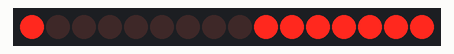
The sketch below on a simulated ESP32. Shown: 16 shift-register outputs drawn as a row of LEDs (first output left, lit = HIGH). Wiring (inferred from the names in the program): 2 × shift register (74HC595): data GPIO 12; shift clock GPIO 14; latch GPIO 13. Wiring (inferred from the signals the program sends): row of LEDs: on Q0, Q1, Q2, Q3, Q4, Q5, Q6, Q7, Q8, Q9, Q10, Q11, Q12, Q13, Q14, Q15. What the sketch prints to the serial monitor is not drawn.

Above: at 0.2 s.
At 1.2 s:
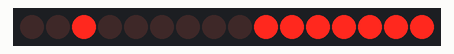
At 2.7 s:
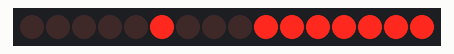
At 5.7 s:
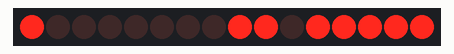
At 8.2 s:
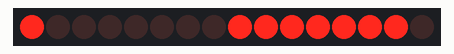
At 11.2 s:
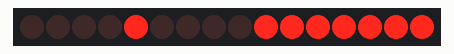
Timing chart, 0 to 11.7 s (numbered marks = the images above):
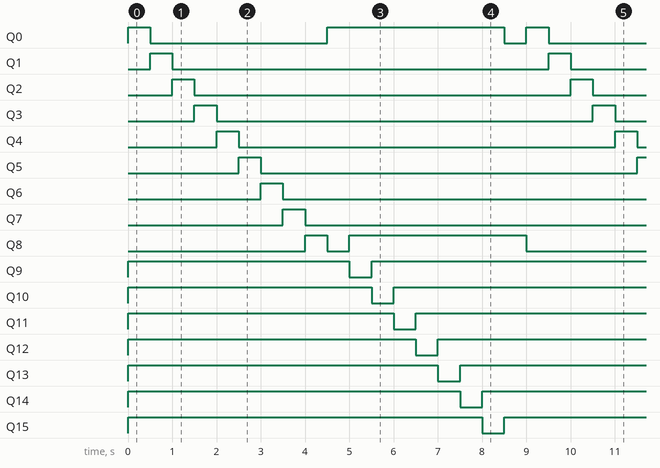

The sketch:

016-23b_shift_register__LED_matrix__build_r1.ino
```cpp
/**********************************************************************
* Filename    : 016-23b_shift_register__LED_matrix__build_r1
* Description : Using shift register component (74HC595) and a
* LED matrix component to blink more LEDs. (all rows)
* Auther      : Alternatives Solutions
* Modification: 2026/03/01
**********************************************************************/

#define PIN_LATCH       13    //ESP32 pin 13 connected to 595 Latch(pin12)
#define PIN_DATA        12    //ESP32 pin 12 connected to 595 DS(pin14)
#define PIN_CLOCK       14    //ESP32 pin 14 connected to 595 Clock(pin11)

#define DELAY_TIME      500
#define DEBUG           false

// the setup function runs once when you press reset or power the board
void setup() {
  pinMode(PIN_LATCH, OUTPUT);
  pinMode(PIN_CLOCK, OUTPUT);
  pinMode(PIN_DATA, OUTPUT);

  Serial.begin(115200);
  Serial.println("\nESP32 Wrover initialization completed!");
//  Serial.println("Ready to handle data...\n");
}

// the loop function runs over and over again forever
void loop() {
  //Manage ROWs HERE
  // --- [TURN ON] COL 1, ROW 1---
  digitalWrite(PIN_LATCH, LOW);
  // First 8 bits go to IC2 (Columns)
  // 0xFE is 11111110 in binary (Only Q0 is LOW/Ground)
  shiftOut(PIN_DATA, PIN_CLOCK, MSBFIRST, 0xFE);
  // Next 8 bits stay in IC1 (Rows)
  // 0x01 is 00000001 in binary (Only Q0 is HIGH/Power)
  shiftOut(PIN_DATA, PIN_CLOCK, MSBFIRST, 0x01);
  digitalWrite(PIN_LATCH, HIGH);
  delay(DELAY_TIME);

  // --- [TURN ON] COL 1, ROW 2---
  writeTo74HC595s(MSBFIRST, 0xFE, 0x02);

  // --- [TURN ON] COL 1, ROW 3---
  writeTo74HC595s(MSBFIRST, 0xFE, 0x04);

  // --- [TURN ON] COL 1, ROW 4---
  writeTo74HC595s(MSBFIRST, 0xFE, 0x08);

  // --- [TURN ON] COL 1, ROW 5---
  writeTo74HC595s(MSBFIRST, 0xFE, 0x10);

  // --- [TURN ON] COL 1, ROW 6---
  writeTo74HC595s(MSBFIRST, 0xFE, 0x20);

  // --- [TURN ON] COL 1, ROW 7---
  writeTo74HC595s(MSBFIRST, 0xFE, 0x40);

  // --- [TURN ON] COL 1, ROW 8---
  writeTo74HC595s(MSBFIRST, 0xFE, 0x80);

  // --- TURN OFF ---
  // All Columns inactive (HIGH) 0xFF
  // All Rows inactive (LOW)     0x00
  writeTo74HC595s(MSBFIRST, 0xFF, 0x00);

  //manage COLUMNs HERE
  // --- [TURN ON] COL 1, ROW 1---
  digitalWrite(PIN_LATCH, LOW);
  // First 8 bits go to IC2 (Columns)
  // 0xFE is 11111110 in binary (Only Q0 is LOW/Ground)
  shiftOut(PIN_DATA, PIN_CLOCK, MSBFIRST, 0xFE);
  // Next 8 bits stay in IC1 (Rows)
  // 0x01 is 00000001 in binary (Only Q0 is HIGH/Power)
  shiftOut(PIN_DATA, PIN_CLOCK, MSBFIRST, 0x01);
  digitalWrite(PIN_LATCH, HIGH);
  delay(DELAY_TIME);

  // --- [TURN ON] COL 2, ROW 1---
  // First 8 bits go to IC2 (Columns)
  // 0xFD is 11111101 in binary (Only Q1 is LOW/Ground)
  // Next 8 bits stay in IC1 (Rows)
  // 0x01 is 00000001 in binary (Only Q0 is HIGH/Power)
  writeTo74HC595s(MSBFIRST, 0xFD, 0x01);

  // --- [TURN ON] COL 3, ROW 1---
  writeTo74HC595s(MSBFIRST, 0xFB, 0x01);

  // --- [TURN ON] COL 4, ROW 1---
  writeTo74HC595s(MSBFIRST, 0xF7, 0x01);

  // --- [TURN ON] COL 5, ROW 1---
  writeTo74HC595s(MSBFIRST, 0xEF, 0x01);

  // --- [TURN ON] COL 6, ROW 1---
  writeTo74HC595s(MSBFIRST, 0xDF, 0x01);

  // --- [TURN ON] COL 7, ROW 1---
  writeTo74HC595s(MSBFIRST, 0xBF, 0x01);

  // --- [TURN ON] COL 8, ROW 1---
  writeTo74HC595s(MSBFIRST, 0x7F, 0x01);

  // --- TURN OFF ---
  writeTo74HC595s(MSBFIRST, 0xFF, 0x00);
}


void writeTo74HC595s(int order, byte dataElt1, byte dataElt2) {
  //Output LOW level to latch pin
  digitalWrite(PIN_LATCH, LOW);

  if (DEBUG) {
    Serial.print("Sending Binary1: ");
    Serial.print(dataElt1, BIN);
    Serial.print("\n");
  }
  //send serial data to 74HC595 IC1
  shiftOut(PIN_DATA, PIN_CLOCK, order, dataElt1);

  if (DEBUG) {
    Serial.print("Sending Binary2: ");
    Serial.print(dataElt2, BIN);
    Serial.print("\n");
  }
  //send serial data to 74HC595 IC2
  shiftOut(PIN_DATA, PIN_CLOCK, order, dataElt2);
  //Output high level to latch pin and the component
  // 74HC595 will update the data to the parallel output port

  digitalWrite(PIN_LATCH, HIGH);
  delay(DELAY_TIME);
}
```

Measured:
- by itself, Q0: repeats every 9.0 s: LOW 4.0 s, HIGH 4.0 s, LOW 0.50 s, HIGH 0.50 s
- by itself, Q1–7: alternates HIGH for 0.50 s and LOW for 8.5 s
- by itself, Q8: repeats every 9.0 s: LOW 0.50 s, HIGH 4.0 s, LOW 4.0 s, HIGH 0.50 s
- by itself, Q9–13: repeats every 9.0 s: LOW 0.50 s, HIGH 8.5 s
- by itself, Q14, Q15: alternates HIGH for 8.5 s and LOW for 0.50 s
